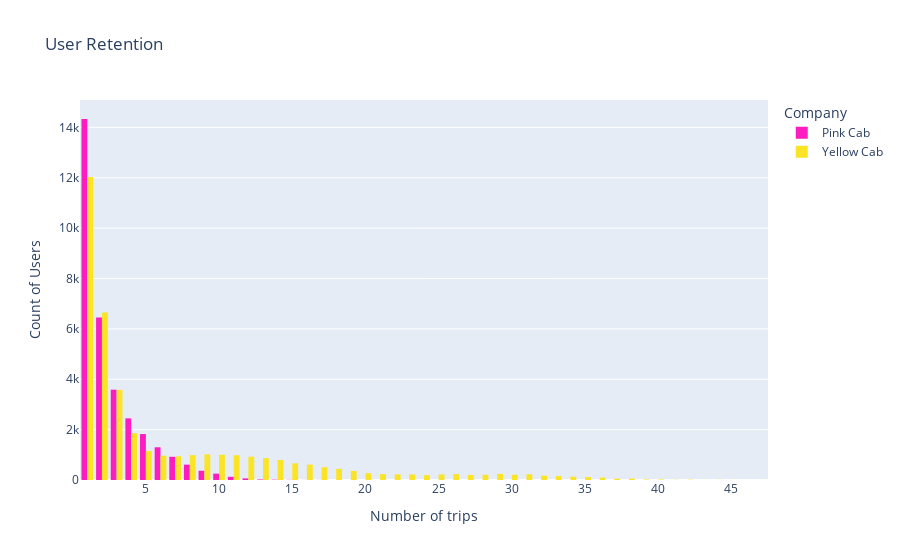

The cell this chart's notebook holds for it:
### Markdown cell above
# Customer Behavior Analysis

## Which company has the most loyal customers?

### Code cell
#User Retention
ren_df = data.groupby(['Company', 'Customer ID']).agg({"Users":"count"}).reset_index()
fig = px.histogram(ren_df, x="Users", color= "Company", barmode='group', title="User Retention",
             color_discrete_map={'(?)':'black', 'Pink Cab':'#FC1CBF', 'Yellow Cab':'#FBE426'})
fig.update_yaxes(title_text='Count of Users')
fig.update_xaxes(title_text='Number of trips')
fig.show()

### Figure 1 — Plotly figure (JSON) as saved in the notebook; plotly's stock layout.template omitted (floating-point values rounded to 4 significant figures; data arrays with more than 128 entries replaced by an {"elided": "..."} marker saying what was removed)
{"data": [{"alignmentgroup": "True", "bingroup": "x", "hovertemplate": "Company=Pink Cab<br>Users=%{x}<br>count=%{y}<extra></extra>", "legendgroup": "Pink Cab", "marker": {"color": "#FC1CBF", "pattern": {"shape": ""}}, "name": "Pink Cab", "offsetgroup": "Pink Cab", "orientation": "v", "showlegend": true, "type": "histogram", "x": {"elided": "32330 int values"}, "xaxis": "x", "yaxis": "y"}, {"alignmentgroup": "True", "bingroup": "x", "hovertemplate": "Company=Yellow Cab<br>Users=%{x}<br>count=%{y}<extra></extra>", "legendgroup": "Yellow Cab", "marker": {"color": "#FBE426", "pattern": {"shape": ""}}, "name": "Yellow Cab", "offsetgroup": "Yellow Cab", "orientation": "v", "showlegend": true, "type": "histogram", "x": {"elided": "39896 int values"}, "xaxis": "x", "yaxis": "y"}], "layout": {"barmode": "group", "legend": {"title": {"text": "Company"}, "tracegroupgap": 0}, "title": {"text": "User Retention"}, "xaxis": {"anchor": "y", "domain": [0, 1], "title": {"text": "Number of trips"}}, "yaxis": {"anchor": "x", "domain": [0, 1], "title": {"text": "Count of Users"}}}}
